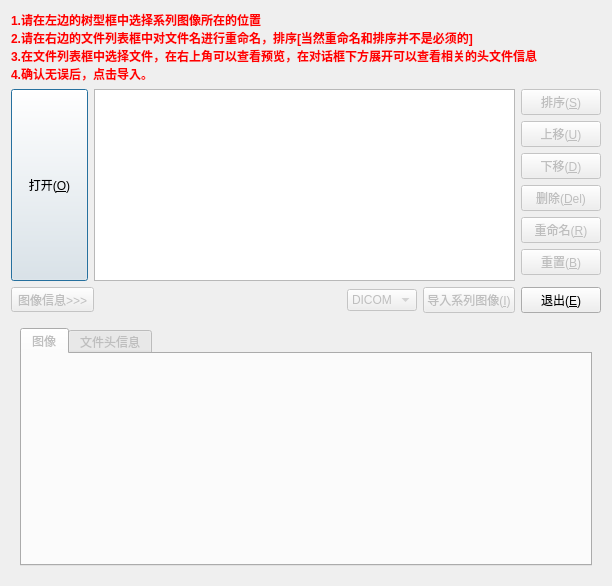
<ui version="4.0" >
 <class>spareImportDialog</class>
 <widget class="QDialog" name="spareImportDialog" >
  <property name="geometry" >
   <rect>
    <x>0</x>
    <y>0</y>
    <width>612</width>
    <height>567</height>
   </rect>
  </property>
  <property name="sizePolicy" >
   <sizepolicy vsizetype="Expanding" hsizetype="Expanding" >
    <horstretch>0</horstretch>
    <verstretch>0</verstretch>
   </sizepolicy>
  </property>
  <property name="windowTitle" >
   <string>请导入你的系列图像</string>
  </property>
  <property name="sizeGripEnabled" >
   <bool>false</bool>
  </property>
  <layout class="QVBoxLayout" name="verticalLayout_4" >
   <item>
    <widget class="QLabel" name="label" >
     <property name="sizePolicy" >
      <sizepolicy vsizetype="Fixed" hsizetype="Preferred" >
       <horstretch>0</horstretch>
       <verstretch>0</verstretch>
      </sizepolicy>
     </property>
     <property name="text" >
      <string>&lt;!DOCTYPE HTML PUBLIC "-//W3C//DTD HTML 4.0//EN" "http://www.w3.org/TR/REC-html40/strict.dtd">
&lt;html>&lt;head>&lt;meta name="qrichtext" content="1" />&lt;style type="text/css">
p, li { white-space: pre-wrap; }
&lt;/style>&lt;/head>&lt;body style=" font-family:'宋体'; font-size:9pt; font-weight:400; font-style:normal;">
&lt;p style=" margin-top:0px; margin-bottom:0px; margin-left:0px; margin-right:0px; -qt-block-indent:0; text-indent:0px;">&lt;span style=" font-weight:600; color:#ff0000;">1.请在左边的树型框中选择系列图像所在的位置&lt;/span>&lt;/p>
&lt;p style=" margin-top:0px; margin-bottom:0px; margin-left:0px; margin-right:0px; -qt-block-indent:0; text-indent:0px; font-weight:600; color:#ff0000;">2.请在右边的文件列表框中对文件名进行重命名，排序[当然重命名和排序并不是必须的]&lt;/p>
&lt;p style=" margin-top:0px; margin-bottom:0px; margin-left:0px; margin-right:0px; -qt-block-indent:0; text-indent:0px; font-weight:600; color:#ff0000;">3.在文件列表框中选择文件，在右上角可以查看预览，在对话框下方展开可以查看相关的头文件信息&lt;/p>
&lt;p style=" margin-top:0px; margin-bottom:0px; margin-left:0px; margin-right:0px; -qt-block-indent:0; text-indent:0px; font-weight:600; color:#ff0000;">4.确认无误后，点击导入。&lt;/p>&lt;/body>&lt;/html></string>
     </property>
     <property name="buddy" >
      <cstring>openButton</cstring>
     </property>
    </widget>
   </item>
   <item>
    <layout class="QVBoxLayout" name="verticalLayout_3" >
     <item>
      <layout class="QHBoxLayout" name="horizontalLayout_2" >
       <item>
        <widget class="QPushButton" name="openButton" >
         <property name="sizePolicy" >
          <sizepolicy vsizetype="Fixed" hsizetype="Expanding" >
           <horstretch>0</horstretch>
           <verstretch>0</verstretch>
          </sizepolicy>
         </property>
         <property name="maximumSize" >
          <size>
           <width>77</width>
           <height>300</height>
          </size>
         </property>
         <property name="text" >
          <string>打开(&amp;O)</string>
         </property>
        </widget>
       </item>
       <item>
        <widget class="QListWidget" name="filelistWidget" >
         <property name="sizePolicy" >
          <sizepolicy vsizetype="Fixed" hsizetype="Expanding" >
           <horstretch>0</horstretch>
           <verstretch>0</verstretch>
          </sizepolicy>
         </property>
        </widget>
       </item>
       <item>
        <layout class="QVBoxLayout" name="verticalLayout" >
         <item>
          <widget class="QPushButton" name="sortButton" >
           <property name="enabled" >
            <bool>false</bool>
           </property>
           <property name="text" >
            <string>排序(&amp;S)</string>
           </property>
          </widget>
         </item>
         <item>
          <widget class="QPushButton" name="upButton" >
           <property name="enabled" >
            <bool>false</bool>
           </property>
           <property name="text" >
            <string>上移(&amp;U)</string>
           </property>
          </widget>
         </item>
         <item>
          <widget class="QPushButton" name="downButton" >
           <property name="enabled" >
            <bool>false</bool>
           </property>
           <property name="text" >
            <string>下移(&amp;D)</string>
           </property>
          </widget>
         </item>
         <item>
          <widget class="QPushButton" name="deleteButton" >
           <property name="enabled" >
            <bool>false</bool>
           </property>
           <property name="text" >
            <string>删除(&amp;Del)</string>
           </property>
          </widget>
         </item>
         <item>
          <widget class="QPushButton" name="renameButton" >
           <property name="enabled" >
            <bool>false</bool>
           </property>
           <property name="text" >
            <string>重命名(&amp;R)</string>
           </property>
          </widget>
         </item>
         <item>
          <widget class="QPushButton" name="backButton" >
           <property name="enabled" >
            <bool>false</bool>
           </property>
           <property name="text" >
            <string>重置(&amp;B)</string>
           </property>
          </widget>
         </item>
        </layout>
       </item>
      </layout>
     </item>
     <item>
      <layout class="QHBoxLayout" name="horizontalLayout" >
       <item>
        <widget class="QToolButton" name="tabButton" >
         <property name="enabled" >
          <bool>false</bool>
         </property>
         <property name="text" >
          <string>图像信息>>></string>
         </property>
        </widget>
       </item>
       <item>
        <spacer name="horizontalSpacer" >
         <property name="orientation" >
          <enum>Qt::Horizontal</enum>
         </property>
         <property name="sizeHint" stdset="0" >
          <size>
           <width>317</width>
           <height>17</height>
          </size>
         </property>
        </spacer>
       </item>
       <item>
        <widget class="QComboBox" name="fileformatcomboBox" >
         <property name="enabled" >
          <bool>false</bool>
         </property>
         <item>
          <property name="text" >
           <string>DICOM</string>
          </property>
         </item>
         <item>
          <property name="text" >
           <string>BMP</string>
          </property>
         </item>
         <item>
          <property name="text" >
           <string>JPG</string>
          </property>
         </item>
         <item>
          <property name="text" >
           <string>Tiff</string>
          </property>
         </item>
        </widget>
       </item>
       <item>
        <widget class="QPushButton" name="importButton" >
         <property name="enabled" >
          <bool>false</bool>
         </property>
         <property name="text" >
          <string>导入系列图像(&amp;I)</string>
         </property>
        </widget>
       </item>
       <item>
        <widget class="QPushButton" name="pushButton_2" >
         <property name="text" >
          <string>退出(&amp;E)</string>
         </property>
        </widget>
       </item>
      </layout>
     </item>
     <item>
      <widget class="QFrame" name="frame" >
       <property name="sizePolicy" >
        <sizepolicy vsizetype="Expanding" hsizetype="Expanding" >
         <horstretch>0</horstretch>
         <verstretch>0</verstretch>
        </sizepolicy>
       </property>
       <property name="minimumSize" >
        <size>
         <width>256</width>
         <height>256</height>
        </size>
       </property>
       <property name="frameShape" >
        <enum>QFrame::NoFrame</enum>
       </property>
       <property name="frameShadow" >
        <enum>QFrame::Raised</enum>
       </property>
       <layout class="QVBoxLayout" name="verticalLayout_2" >
        <item>
         <widget class="QTabWidget" name="tabWidget" >
          <property name="enabled" >
           <bool>false</bool>
          </property>
          <property name="sizePolicy" >
           <sizepolicy vsizetype="Expanding" hsizetype="Expanding" >
            <horstretch>0</horstretch>
            <verstretch>0</verstretch>
           </sizepolicy>
          </property>
          <property name="minimumSize" >
           <size>
            <width>0</width>
            <height>0</height>
           </size>
          </property>
          <property name="currentIndex" >
           <number>0</number>
          </property>
          <widget class="QWidget" name="vtkTab" >
           <property name="sizePolicy" >
            <sizepolicy vsizetype="Expanding" hsizetype="Expanding" >
             <horstretch>0</horstretch>
             <verstretch>0</verstretch>
            </sizepolicy>
           </property>
           <attribute name="title" >
            <string>图像</string>
           </attribute>
           <widget class="QVTKRenderWindowInteractor" native="1" name="previewWidget" >
            <property name="geometry" >
             <rect>
              <x>9</x>
              <y>9</y>
              <width>551</width>
              <height>281</height>
             </rect>
            </property>
            <property name="sizePolicy" >
             <sizepolicy vsizetype="Expanding" hsizetype="Expanding" >
              <horstretch>0</horstretch>
              <verstretch>0</verstretch>
             </sizepolicy>
            </property>
           </widget>
          </widget>
          <widget class="QWidget" name="headertab" >
           <attribute name="title" >
            <string>文件头信息</string>
           </attribute>
          </widget>
         </widget>
        </item>
       </layout>
      </widget>
     </item>
    </layout>
   </item>
  </layout>
 </widget>
 <customwidgets>
  <customwidget>
   <class>QVTKRenderWindowInteractor</class>
   <extends>QWidget</extends>
   <header>QVTKRenderWindowInteractor</header>
   <container>1</container>
  </customwidget>
 </customwidgets>
 <tabstops>
  <tabstop>filelistWidget</tabstop>
  <tabstop>upButton</tabstop>
  <tabstop>downButton</tabstop>
  <tabstop>renameButton</tabstop>
  <tabstop>backButton</tabstop>
  <tabstop>tabButton</tabstop>
 </tabstops>
 <resources/>
 <connections>
  <connection>
   <sender>pushButton_2</sender>
   <signal>clicked()</signal>
   <receiver>spareImportDialog</receiver>
   <slot>reject()</slot>
   <hints>
    <hint type="sourcelabel" >
     <x>553</x>
     <y>289</y>
    </hint>
    <hint type="destinationlabel" >
     <x>610</x>
     <y>286</y>
    </hint>
   </hints>
  </connection>
  <connection>
   <sender>importButton</sender>
   <signal>clicked()</signal>
   <receiver>spareImportDialog</receiver>
   <slot>accept()</slot>
   <hints>
    <hint type="sourcelabel" >
     <x>478</x>
     <y>287</y>
    </hint>
    <hint type="destinationlabel" >
     <x>611</x>
     <y>328</y>
    </hint>
   </hints>
  </connection>
 </connections>
</ui>
